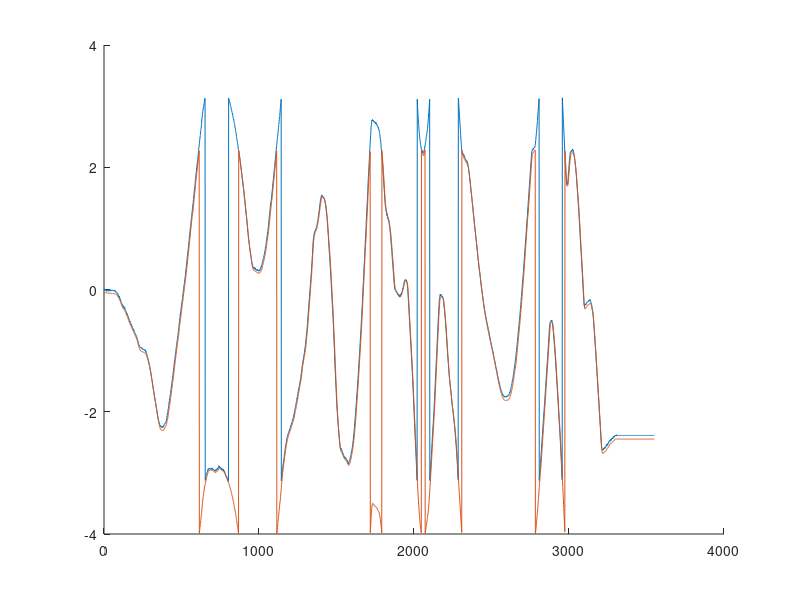

Write the MATLAB code that produced this figure.
function main

    vehicleObservation = csvread('convertedTopic-_vehicleObservation_RecordAll_domain0.csv',2,0);
    vehicleState = csvread('convertedTopic-_vehicleState_RecordAll_domain0.csv',2,0);

    idx_vehicleState_Timestamp                             =  1;
    idx_vehicleState_vehicle_id                            =  2;
    idx_vehicleState_header_create_stamp_nanoseconds       =  3;
    idx_vehicleState_header_valid_after_stamp_nanoseconds  =  4;
    idx_vehicleState_pose_x                                =  5;
    idx_vehicleState_pose_y                                =  6;
    idx_vehicleState_pose_yaw                              =  7;
    idx_vehicleState_IPS_update_age_nanoseconds            =  8;
    idx_vehicleState_odometer_distance                     =  9;
    idx_vehicleState_imu_acceleration_forward              = 10;
    idx_vehicleState_imu_acceleration_left                 = 11;
    idx_vehicleState_imu_yaw                               = 12;
    idx_vehicleState_speed                                 = 13;
    idx_vehicleState_battery_voltage                       = 14;
    idx_vehicleState_motor_current                         = 15;
    idx_vehicleState_motor_throttle                        = 16;
    idx_vehicleState_steering_servo                        = 17;
    
    idx_vehicleObservation_Timestamp                             =  1;
    idx_vehicleObservation_vehicle_id                            =  2;
    idx_vehicleObservation_header_create_stamp_nanoseconds       =  3;
    idx_vehicleObservation_header_valid_after_stamp_nanoseconds  =  4;
    idx_vehicleObservation_pose_x                                =  5;
    idx_vehicleObservation_pose_y                                =  6;
    idx_vehicleObservation_pose_yaw                              =  7;
    
    
    t_vehicleObservation = vehicleObservation(:,idx_vehicleObservation_header_create_stamp_nanoseconds);
    t_vehicleState = vehicleState(:,idx_vehicleState_header_create_stamp_nanoseconds);
    
    %% Match timelines
    [I_state, I_obs] = find(t_vehicleState == t_vehicleObservation');
    vehicleState = vehicleState(I_state,:);
    vehicleObservation = vehicleObservation(I_obs,:);
    
    
    t_vehicleObservation = vehicleObservation(:,idx_vehicleObservation_header_create_stamp_nanoseconds);
    t_vehicleState = vehicleState(:,idx_vehicleState_header_create_stamp_nanoseconds);
    assert(all(t_vehicleObservation == t_vehicleState));
    
    clf
    hold on
    plot(vehicleObservation(:,idx_vehicleObservation_pose_yaw))
    plot(vehicleState(:,idx_vehicleState_imu_yaw)+2.29)
    
end

